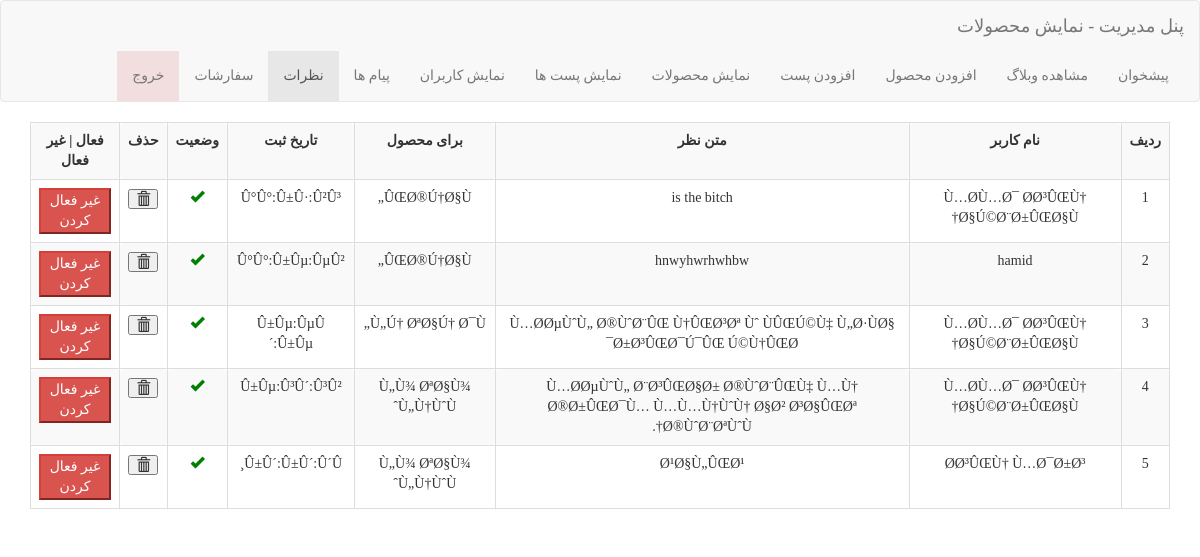
Page /admin/Show-Messages.php (signed in) on the committed database.
### tables this page shows
CREATE TABLE IF NOT EXISTS `messages` (
  `id` int(11) NOT NULL AUTO_INCREMENT,
  `pid` int(11) NOT NULL,
  `fullname` varchar(60) NOT NULL,
  `message` text NOT NULL,
  `ctime` varchar(255) NOT NULL,
  `count_like` int(255) NOT NULL,
  `count_dislike` int(255) NOT NULL,
  `status` int(11) NOT NULL,
  PRIMARY KEY (`id`)
);

CREATE TABLE IF NOT EXISTS `product` (
  `id` int(11) NOT NULL AUTO_INCREMENT,
  `title` varchar(255) NOT NULL,
  `image` text NOT NULL,
  `description` text NOT NULL,
  `price` int(255) NOT NULL,
  `status` int(11) NOT NULL DEFAULT '1',
  PRIMARY KEY (`id`)
);

### admin/Show-Messages.php (the view, shortened to what this page needs)
<!DOCTYPE html>
<html dir="rtl" lang="fa">
<head>
    <link rel="stylesheet" href="../bootstrap/css/bootstrap.rtl.css"/>
</head>
<body>
<nav class="navbar navbar-default">
    <div class="container-fluid">
        <div class="navbar-header">
            <a class="navbar-brand" href="Show-Users.php">پنل مدیریت - نمایش محصولات</a>
        </div>
        <ul class="nav navbar-nav">
            <li><a href="index.php">پیشخوان</a></li>
            <li><a href="../Blog.php">مشاهده وبلاگ</a></li>
            <li><a href="Add-Product.php">افزودن محصول</a></li>
            <li><a href="Add-Post.php">افزودن پست</a></li>
            <li><a href="Show-Products.php">نمایش محصولات</a></li>
            <li><a href="Show-Posts.php">نمایش پست ها</a></li>
            <li><a href="Show-Users.php">نمایش کاربران</a></li>
            <li><a href="Show-ContactUs.php">پیام ها</a></li>
            <li class="active"><a href="Show-Messages.php">نظرات</a></li>
            <li><a href="order.php">سفارشات</a></li>
            <li class="bg-danger"><a href="../delete-session.php">خروج</a></li>
        </ul>
    </div>
</nav>
<div class="container">
    <table class="table table-bordered table-responsive table-striped">
        <tr>
            <th>ردیف</th>
            <th>نام کاربر</th>
            <th>متن نظر</th>
            <th>برای محصول</th>
            <th>تاریخ ثبت</th>
            <th>وضعیت</th>
            <th>حذف</th>
            <th>فعال | غیر فعال</th>
        </tr>
        <?php
        $conn = mysqli_connect("localhost","root","","shop");
        $sql = "SELECT * FROM messages ORDER BY id DESC";
        $query = mysqli_query($conn,$sql);
        $num = 1;
        while ($row = mysqli_fetch_assoc($query)):
            $i = $row['pid'];
        ?>
        <tr>
            <?php
            if(($row['status'] == 1)):
                ?>
                <td><?php echo $num++;?></td>
            <?php endif;?>
                <td><?php echo $row['fullname'];?></td>
                <td><?php echo $row['message'];?></td>
                <?php
                $sql1 = "SELECT * FROM product WHERE id = '$i'";
                $query1 = mysqli_query($conn,$sql1);
                $r = mysqli_fetch_array($query1);
                ?>
                <td><?php echo $r['title'];?></td>
                <td><?php echo $row['ctime'];?></td>
                <?php if($row['status'] == 1):?>
                    <td><span style="color: green;" class="glyphicon glyphicon-ok"></span></td>
                <?php endif;?>
                <td><button class="glyphicon glyphicon-trash"  onclick="func()" type="button" value="delete">  </button></td>
                <?php
                if($row['status'] == 1):?>
                    <td>
                        <a href="Status-Users.php?mdid=<?php echo $row['id'];?>"><button class="btn-danger">غیر فعال کردن </button></a>
                    </td>
                    </tr>
                <?php endif;?>
            <?php
        endwhile;
        ?>
    </table>
</div>
</body>
</html>

### admin/Show-Messages.php (style rules this page uses)
* { font-family: yekan; }
th,tr,td { border: 1px solid black; border-collapse: collapse; text-align: center; padding: 10px 10px; border-radius: 5px; }
th,td { text-align: center; }

### rows in the picture
messages: fullname "Ù…Ø­Ù…Ø¯ Ø­Ø³ÛŒÙ† Ø§Ú©Ø¨Ø±ÛŒØ§Ù†", message "is the bitch", product.title "ÛŒØ®Ú†Ø§Ù„", ctime "Û°Û°:Û±Û·:Û²Û³", status 1 (drawn)
messages: fullname "hamid", message "hnwyhwrhwhbw", product.title "ÛŒØ®Ú†Ø§Ù„", ctime "Û°Û°:Û±Ûµ:ÛµÛ²", status 1 (drawn)
messages: fullname "Ù…Ø­Ù…Ø¯ Ø­Ø³ÛŒÙ† Ø§Ú©Ø¨Ø±ÛŒØ§Ù†", message "Ù…Ø­ØµÙˆÙ„ Ø®ÙˆØ¨ÛŒ Ù†ÛŒØ³Øª Ùˆ ÙÛŒÚ©Ù‡ Ù„Ø·ÙØ§ Ø±Ø³ÛŒØ¯Ú¯ÛŒ Ú©Ù†ÛŒØ¯", product.title "Ù„Ú† ØªØ§Ú† Ø¯Ù„", ctime "Û±Ûµ:ÛµÛ´:Û±Ûµ", status 1 (drawn)
messages: fullname "Ù…Ø­Ù…Ø¯ Ø­Ø³ÛŒÙ† Ø§Ú©Ø¨Ø±ÛŒØ§Ù†", message "Ù…Ø­ØµÙˆÙ„ Ø¨Ø³ÛŒØ§Ø± Ø®ÙˆØ¨ÛŒÙ‡ Ù…Ù† Ø®Ø±ÛŒØ¯Ù… Ù…Ù…Ù†ÙˆÙ† Ø§Ø² Ø³Ø§ÛŒØª Ø®ÙˆØ¨ØªÙˆÙ†.", product.title "Ù„Ù¾ ØªØ§Ù¾ Ù„Ù†ÙˆÙˆ", ctime "Û±Ûµ:Û³Û´:Û³Û²", status 1 (drawn)
messages: fullname "Ø­Ø³ÛŒÙ† Ù…Ø¯Ø±Ø³", message "Ø¹Ø§Ù„ÛŒØ¹", product.title "Ù„Ù¾ ØªØ§Ù¾ Ù„Ù†ÙˆÙˆ", ctime "Û±Û´:Û±Û´:Û´Û¸", status 1 (drawn)
